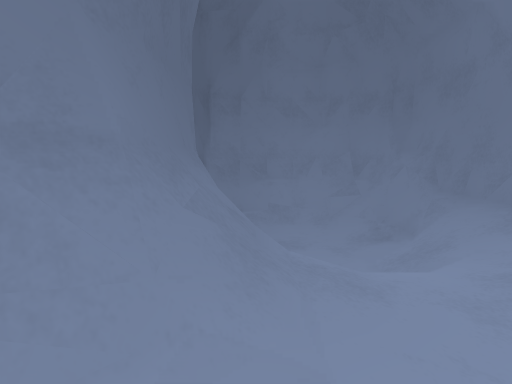
View 1 (above)

13 first-person views from a walk through a 3-D level made in the Godot game engine. The camera is 1.3 m above the floor, tilts 8° down and sees 85° across. The floor is counted in squares, 1 m on a side. Each view is taken from the middle of a square. On the plan, view 1 faces up. The plan holds only what a view shows up to about 13 squares ahead; the rest is blank. The place goes on beyond the plan.

View 2
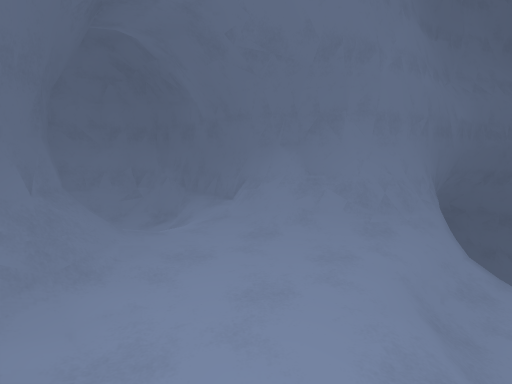

View 3
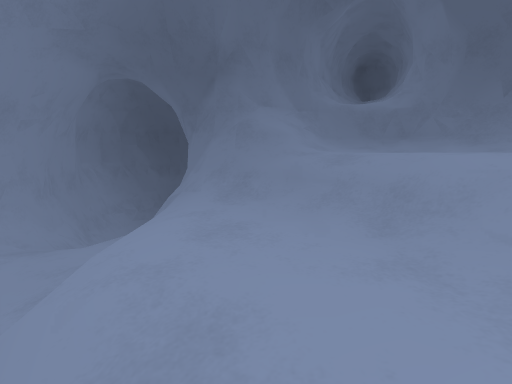

View 4
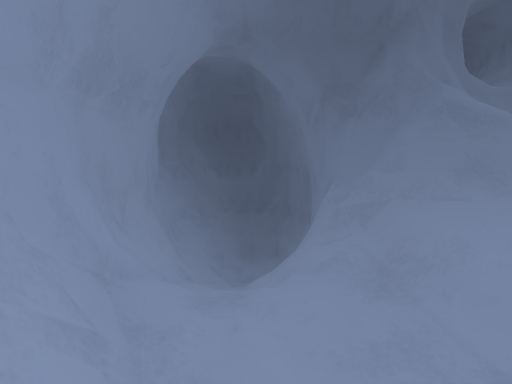

View 5
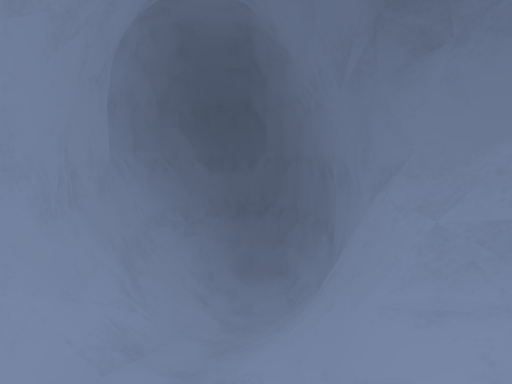

View 6
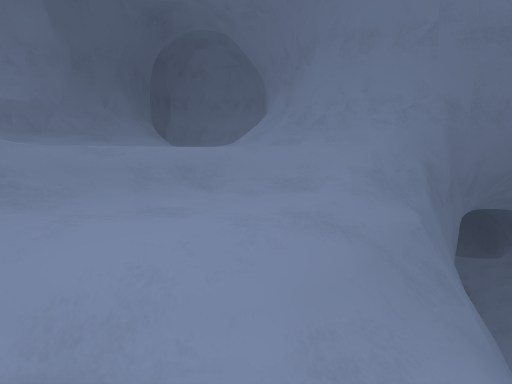

View 7
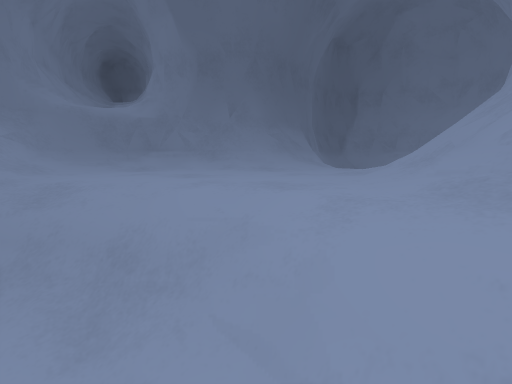

View 8
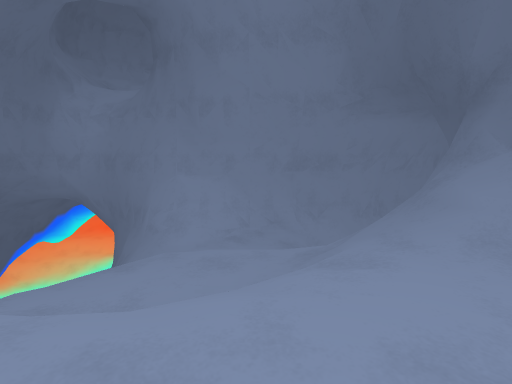

View 9
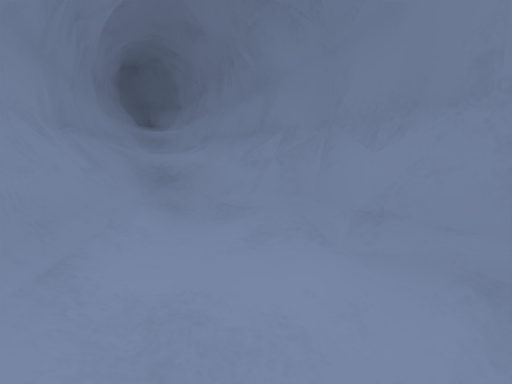

View 10
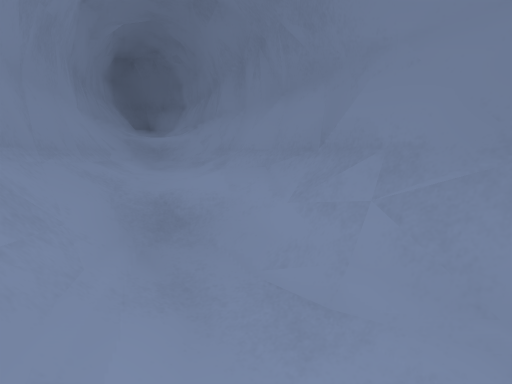

View 11
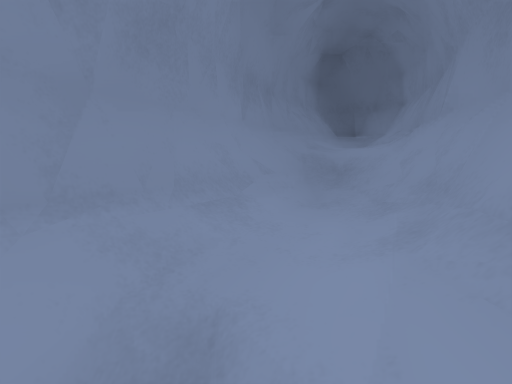

View 12
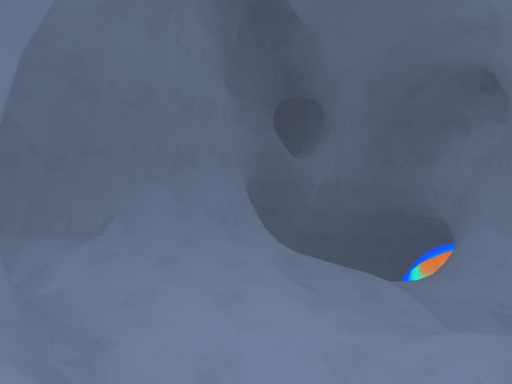

View 13
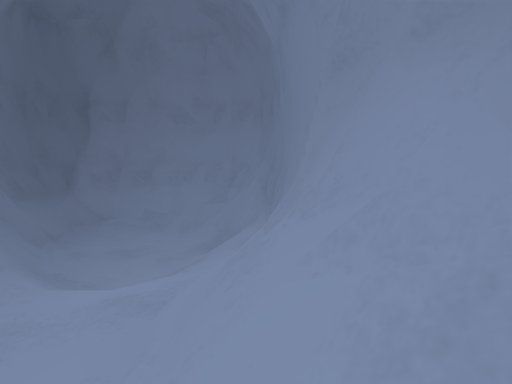

### Floor plan
Key: @ floor where view 1 was taken; # wall or solid block; . main floor; : floor 0.25 m higher than the main floor; - floor 0.75 m lower than the main floor; _ floor 1 m lower than the main floor; + floor 1.75 m higher than the main floor; < floor 1.75 m lower than the main floor; ( floor 2 m lower than the main floor; * floor 2.5 m higher than the main floor; % floor 2.75 m higher than the main floor; & floor 3.5 m higher than the main floor; ! floor 5.5 m lower than the main floor; / step, stairs or slope; = window, fence, low wall or low ledge; v drop or lower ground.
Columns run from 18 left of view 1 to 9 right of it. Each row starts with its distance up from view 1.
 10                  #####
  9                 ##===##
  8                 #=/-/=#
  7                 #=-_-/#
  6                 ##/_-/##
  5 ######           #=--/##
  4 #&&&/##          #=////#
  3 ##/&//####       #//./##
  2  ##///%%/####   ##/..:=#
  1   ####//*//=### #=/.../##
  0      ###///++=###/@.../=#
 -1        ####=++/=/......=##
 -2           ###///.......//###
 -3             ###//.../////vvv
 -4               ##//.//-_-//v
 -5                #=///-___/vv
 -6                ###//___//v
 -7         #########=///////
 -8        ##===/=###//<<<<</
 -9        #=/!!///////(<////v
-10        #=///////////=#=##=
-11        #=###==############v
-12        #########         ###

Positions as (right, up) in squares from view 1, and headings:
1: (0, 0), facing up
2: (-2, -4), facing up-right
3: (6, -5), facing left
4: (4, -9), facing left
5: (1, -9), facing left
6: (4, -9), facing up
7: (5, -4), facing up-left
8: (2, 0), facing down
9: (-4, -2), facing up-left
10: (-6, -1), facing up-left
11: (-8, 1), facing left
12: (-5, -2), facing right
13: (4, 0), facing up
